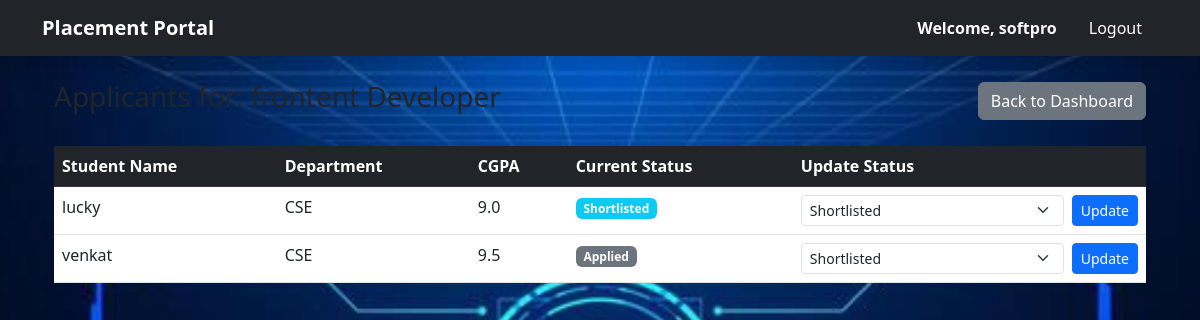
The page /company/drive/1/applicants (signed in) on the database its author committed.
### models.py (models this page shows)
class Drive(db.Model):
    id = db.Column(db.Integer, primary_key=True)
    company_id = db.Column(db.Integer, db.ForeignKey('company.id'), nullable=False)
    job_title = db.Column(db.String(100), nullable=False)
    description = db.Column(db.Text)
    salary = db.Column(db.Float)
    eligibility_criteria = db.Column(db.Text)
    application_deadline = db.Column(db.Date)
    status = db.Column(db.String(20), default='Pending')
    company = db.relationship('Company', backref='drives')

class Application(db.Model):
    id = db.Column(db.Integer, primary_key=True)
    student_id = db.Column(db.Integer, db.ForeignKey('student.id'), nullable=False)
    drive_id = db.Column(db.Integer, db.ForeignKey('drive.id'), nullable=False)
    application_date = db.Column(db.DateTime, default=datetime.utcnow)
    status = db.Column(db.String(20), default='Applied')
    student = db.relationship('Student', backref='applications')
    drive = db.relationship('Drive', backref='applications')

class Student(db.Model):
    id = db.Column(db.Integer, primary_key=True)
    user_id = db.Column(db.Integer, db.ForeignKey('user.id'), nullable=False)
    name = db.Column(db.String(100), nullable=False)
    department = db.Column(db.String(100))
    cgpa = db.Column(db.Float)
    status = db.Column(db.String(20), default='Active')
    resume_link = db.Column(db.String(255))

### routes/company_routes.py (the view)
@company_bp.route('/drive/<int:drive_id>/applicants')
def view_applicants(drive_id):
    if not is_company():
        return redirect(url_for('auth.login'))
    drive = Drive.query.get_or_404(drive_id)
    applications = Application.query.filter_by(drive_id=drive.id).all()
    return render_template('company/view_applicants.html', drive=drive, applications=applications)

### routes/company_routes.py (called while the page is built)
def is_company():
    return session.get('role') == 'company'

### templates/company/view_applicants.html (shortened to what this page needs)
{% extends "base.html" %}
{% block content %}
<div class="container">
    <div class="d-flex justify-content-between align-items-center mb-4">
        <h3>Applicants for: {{ drive.job_title }}</h3>
        <a href="{{ url_for('company.dashboard') }}" class="btn btn-secondary">Back to Dashboard</a>
    </div>
    <table class="table table-hover">
        <thead class="table-dark">
            <tr>
                <th>Student Name</th>
                <th>Department</th>
                <th>CGPA</th>
                <th>Current Status</th>
                <th>Update Status</th>
            </tr>
        </thead>
        <tbody>
            {% for app in applications %}
            <tr>
                <td>{{ app.student.name }}</td>
                <td>{{ app.student.department }}</td>
                <td>{{ app.student.cgpa }}</td>
                <td>
                    <span class="badge
                        {% if app.status == 'Applied' %}bg-secondary
                        {% elif app.status == 'Shortlisted' %}bg-info
                        {% elif app.status == 'Selected' %}bg-success
                        {% else %}bg-danger{% endif %}">
                        {{ app.status }}
                    </span>
                </td>
                <td>
                    <form method="POST" action="{{ url_for('company.update_application_status', application_id=app.id) }}" class="d-flex">
                        <select name="status" class="form-select form-select-sm me-2">
                            <option value="Shortlisted" {% if app.status == 'Shortlisted' %}selected{% endif %}>Shortlisted</option>
                        </select>
                        <button type="submit" class="btn btn-sm btn-primary">Update</button>
                    </form>
                </td>
            </tr>
            {% else %}
            <tr>
                <td colspan="5" class="text-center">No students have applied for this drive yet.</td>
            </tr>
            {% endfor %}
        </tbody>
    </table>
</div>
{% endblock %}

### templates/base.html (style rules this page uses)
body { background-size: cover; background-position: center; background-repeat: no-repeat; background-attachment: fixed; min-height: 100vh; background-color: #f8f9fa; }
.table { background-color: rgba(255, 255, 255, 0.92) !important; }

### rows shown on the page
Drive: job_title "frontent Developer"
Application: student.name "lucky", student.department "CSE", student.cgpa "9.0", status "Shortlisted"
Application: student.name "venkat", student.department "CSE", student.cgpa "9.5", status "Applied"

### other values the page prints
{{ session.get('name', 'User') }} "softpro"
